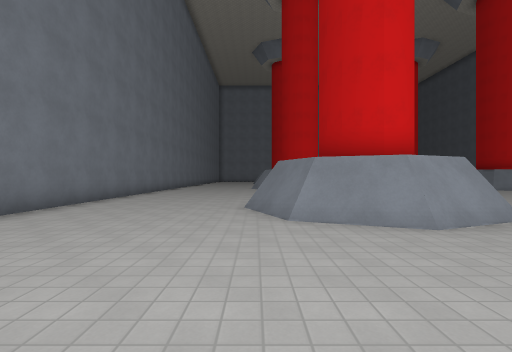
View 1 (above)

23 first-person views from a walk through a Godot game level. The camera is 1.4 m above the floor, looks level and sees 85° across. The floor is counted in squares, 1.98 m on a side. Each view is taken from the middle of a square. On the plan, view 1 faces up. The plan holds only what a view shows up to about 10 squares ahead; the rest is blank. Characters and animated objects are not drawn. Surface patterns are stand-ins for the level's own textures.

View 2
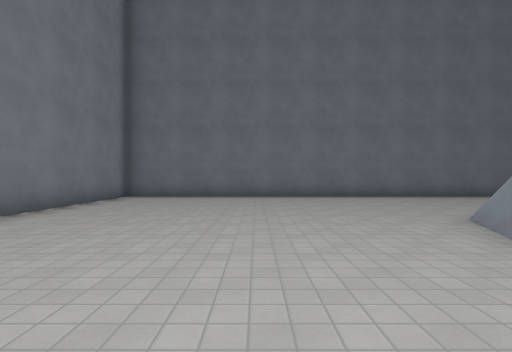

View 3
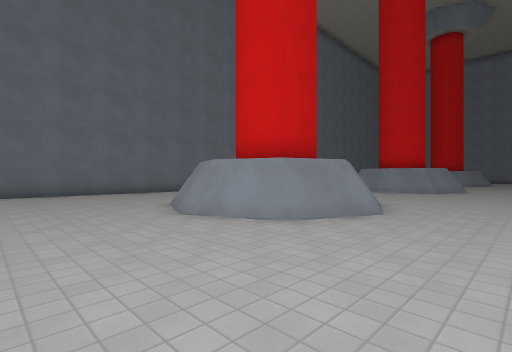

View 4
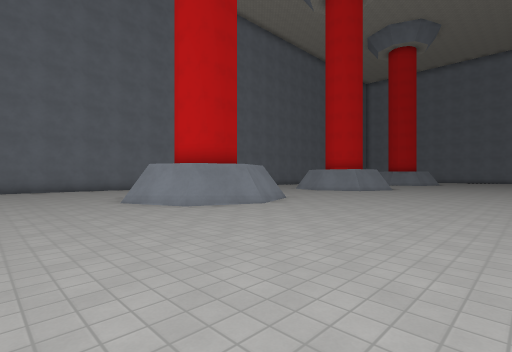

View 5
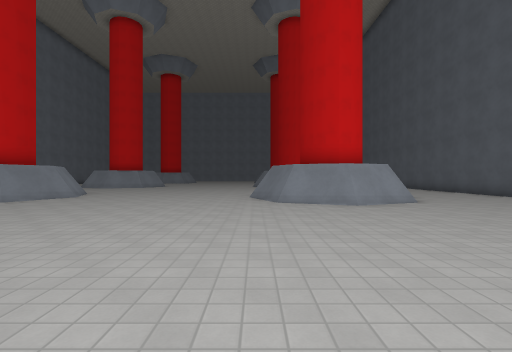

View 6
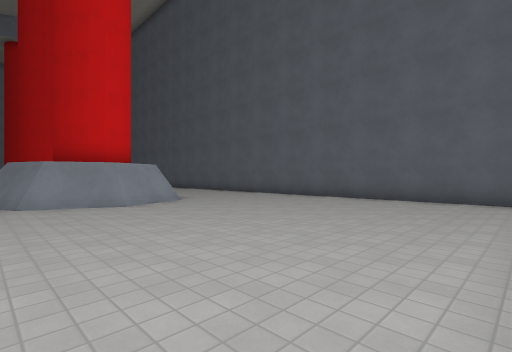

View 7
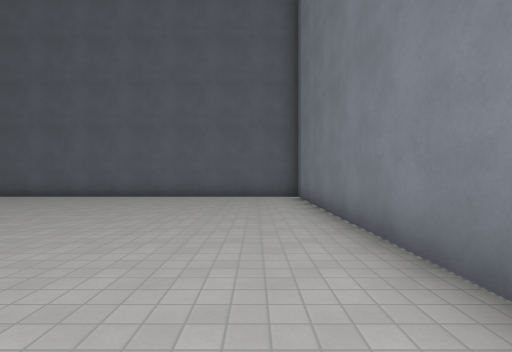

View 8
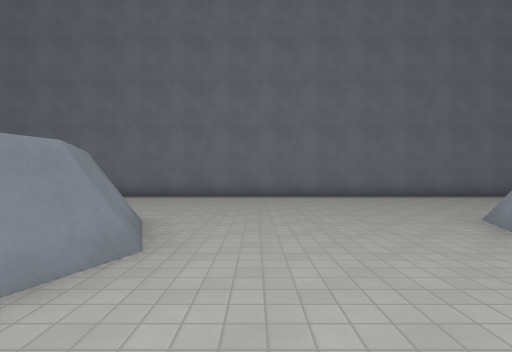

View 9
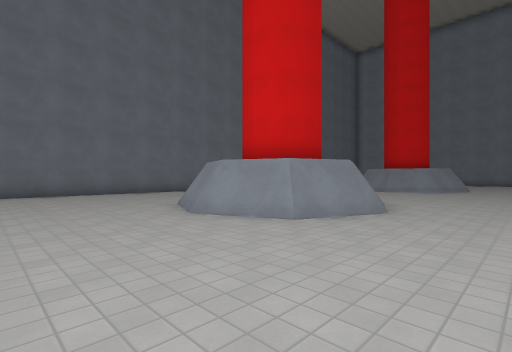

View 10
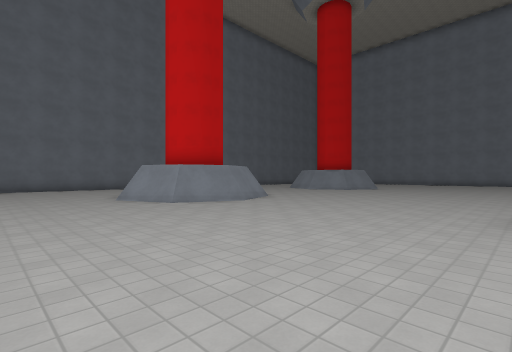

View 11
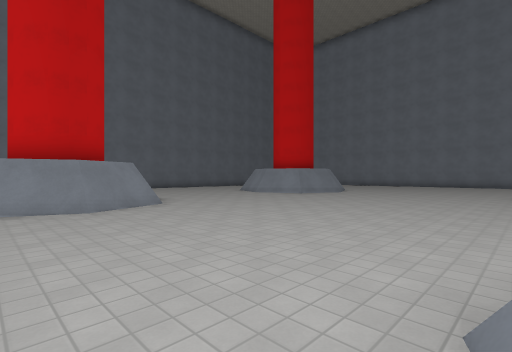

View 12
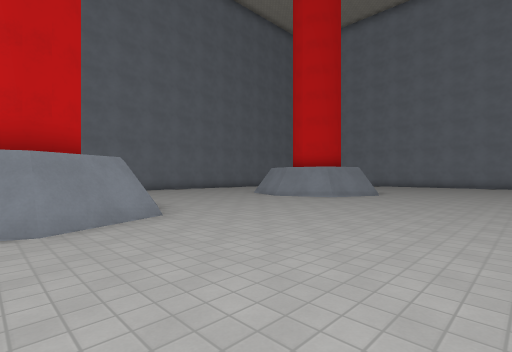

View 13
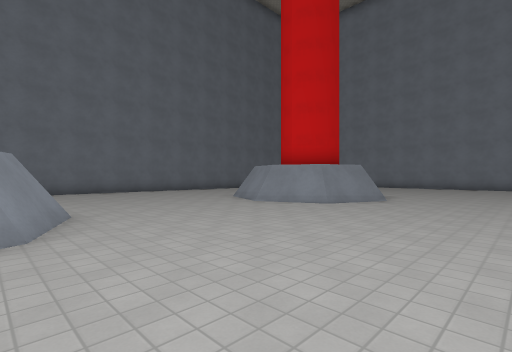

View 14
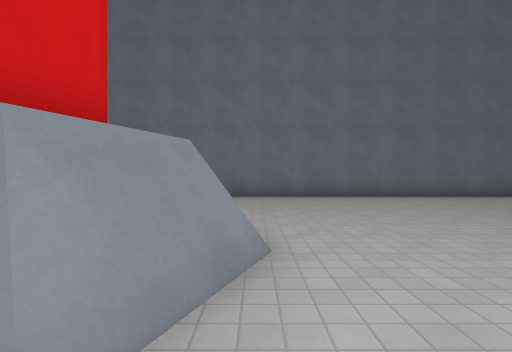

View 15
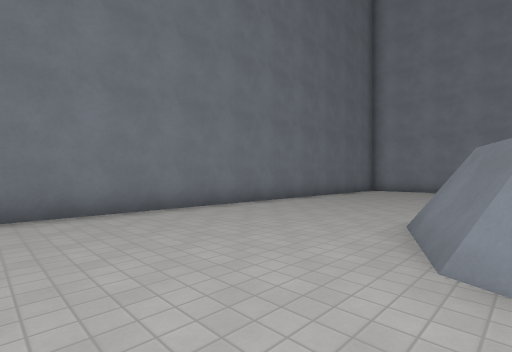

View 16
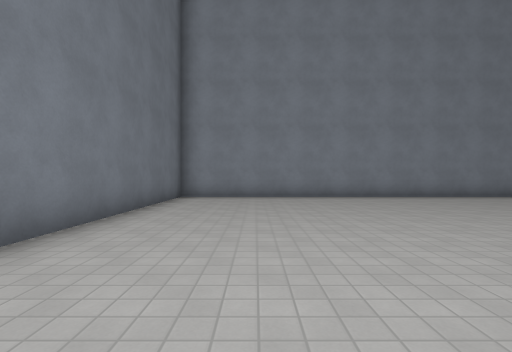

View 17
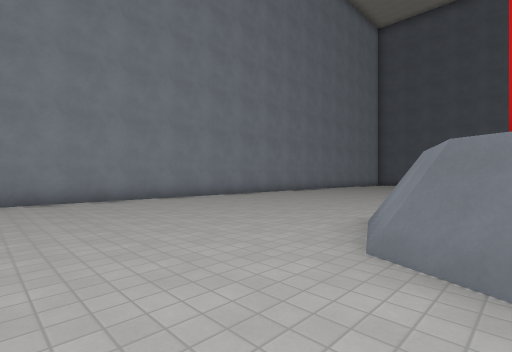

View 18
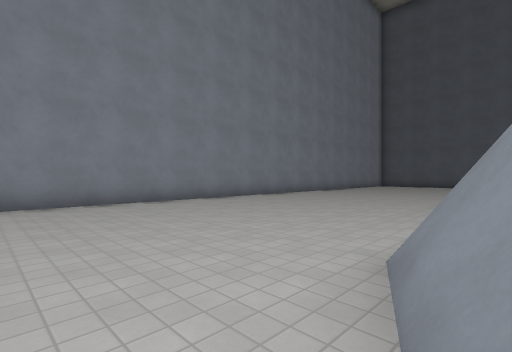

View 19
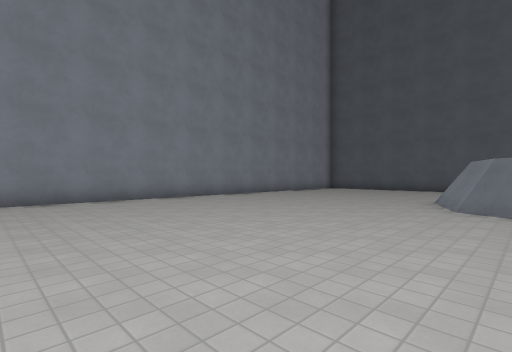

View 20
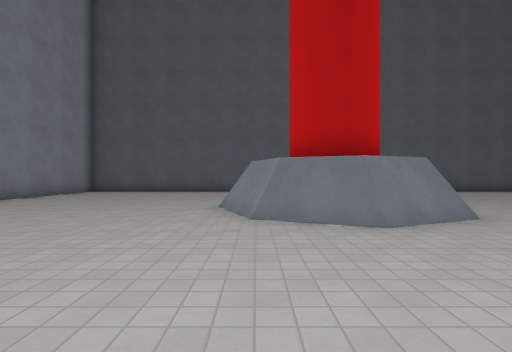

View 21
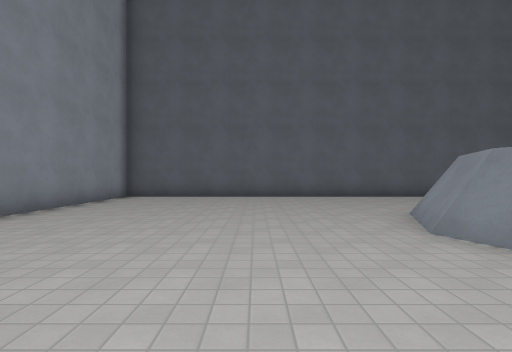

View 22
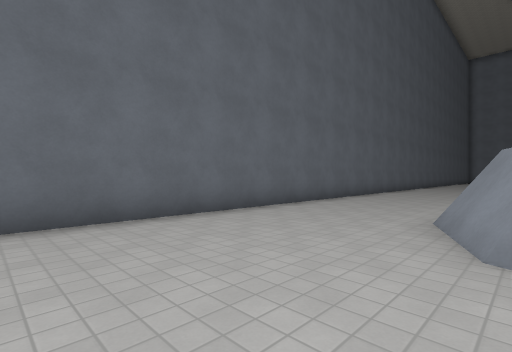

View 23
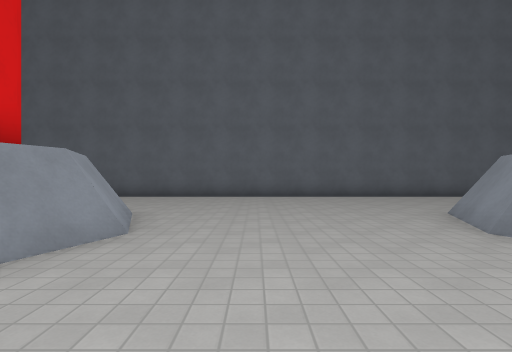

### Floor plan
Points are (right, up) in squares from view 1. A wall is a line through its corners. A room is listed if a view was taken in it or the views show most of it. See-through windows are left out.
Room 1 (views 1, 2, 3, 4, 5, 6, 7, 8, 9, 10, 11, 12, 13, 14, 15, 16, 17, 18, 19, 20, 21, 22, 23)
walls: (4.8, 15.6) (4.1, 13.9) (3, 13.5); (2.3, 17.7) (3.9, 17.1) (4.5, 15.5) (3.9, 14) (2.4, 13.4) (0.9, 14.1); (2.4, 17.9) (4.2, 17.2); (13.8, 17.5) (15.1, 17); (4, 8.1) (4.8, 6.2) (4.1, 4.6) (2.5, 3.9) (0.7, 4.7); (3.9, 7.9) (4.5, 6.3) (3.8, 4.7) (2.5, 4.2) (0.9, 4.9) (0.2, 6.4); (2.4, 22.9) (1.5, 23.3); (4, 23.7) (2.2, 22.9); (2.4, 23.1) (1, 23.7); (0.9, 7.7) (2.4, 8.4) (3.1, 8.1); (0.6, 7.9) (2.4, 8.7) (3.4, 8.3); (11.8, 23.4) (11, 25.3); (12, 23.7) (11.3, 25.3) (11.9, 26.8) (13.3, 27.4) (14.9, 26.7); (13.4, 22.8) (12.4, 23.2); (1.2, 23.4) (0.6, 23.6); (0.9, 23.5) (0.2, 25.3); (4.6, 25.2) (3.9, 23.5); (12.4, 4.5) (11.8, 4.7); (15.1, 23.8) (13.4, 23.1) (12.5, 23.4); (19.5, 13.1) (19.5, 34.4) (14.8, 34.4); (13.5, 4) (12.5, 4.4); (0.3, 25.9) (0.8, 27) (2.5, 27.7); (11.7, 26.9) (13.4, 27.6) (15.1, 26.9) (15.9, 25.1); (0.6, 26.1) (0.8, 26.8) (2.4, 27.4); (14.9, 4.8) (13.4, 4.2) (12, 4.8) (11.3, 6.3); (15.2, 4.7) (13.3, 3.9); (15.1, 26.3) (15.6, 25.2); (11.5, -3.4) (19.5, -3.4) (19.5, 7); (10.8, 34.4) (-4.5, 34.4) (-4.5, -3.4) (0.2, -3.4)
low walls: (4.5, 14.4) (4.2, 13.7) (3.6, 13.5); (4.2, 17.2) (4.8, 15.6); (2.4, 13.2) (1.6, 13.5); (2.4, 13) (0.5, 13.8); (13.3, 17.9) (15.2, 17.1); (3.9, 23.5) (2.2, 22.8) (1.5, 23.1); (4.8, 25.3) (4.1, 23.5); (0.6, 23.6) (-0.1, 25.3); (11, 25.3) (11.7, 26.9); (14.6, 23.3) (13.4, 22.8); (11.8, 4.7) (11.1, 6.4); (0.7, 4.7) (0, 6.4); (2.4, 3.7) (0.6, 4.5); (0.1, 26) (0.6, 27); (13.6, 3.8) (11.6, 4.6) (10.9, 6.3); (14.5, 4.2) (13.4, 3.7); (13.6, 27.7) (15.3, 27)

Positions as (right, up) in squares from view 1, and headings:
1: (0, 0), facing up
2: (5, 1), facing left
3: (7, 1), facing up-left
4: (10, 1), facing up-left
5: (11, -3), facing up
6: (11, -3), facing up-right
7: (10, -2), facing right
8: (5, 10), facing left
9: (7, 10), facing up-left
10: (11, 10), facing up-left
11: (11, 14), facing up-left
12: (9, 15), facing up-left
13: (8, 17), facing up-left
14: (5, 18), facing left
15: (1, 21), facing up-left
16: (-2, 25), facing up
17: (-2, 26), facing up-right
18: (0, 27), facing up-right
19: (5, 26), facing up-right
20: (7, 27), facing right
21: (10, 30), facing right
22: (15, 30), facing down-right
23: (10, 21), facing right
